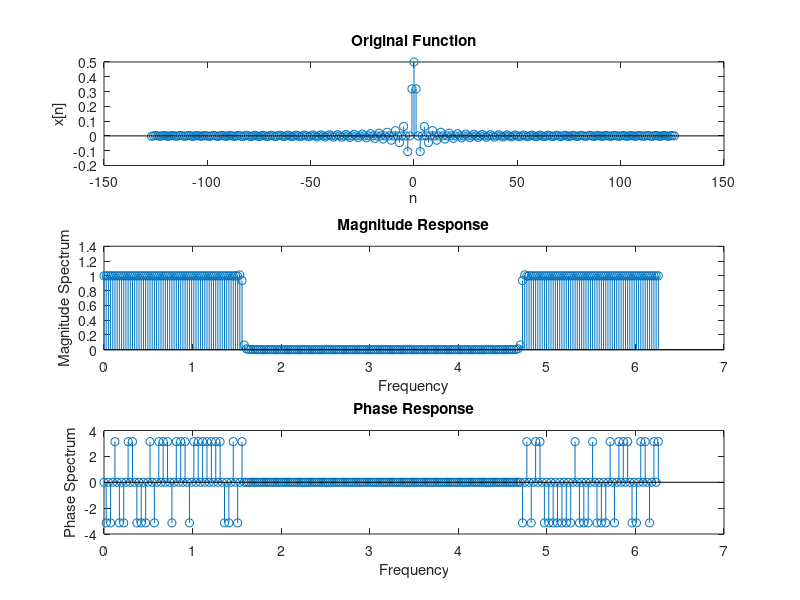

Write MATLAB code to recreate this figure.
%k = input('Enter value of k: ');
k=127;
n = -k:k-1;
z = 0.5*sinc(0.5*n);

subplot(3,1,1);
stem(n,z);
title('Original Function')
xlabel('n')
ylabel('x[n]')

Z = fft(z);
N = length(z);
W = (0:N-1)*(2*pi/N);

subplot(3,1,2)
stem(W,abs(Z));
%plot(W,abs(Z));
title('Magnitude Response')
xlabel('Frequency')
ylabel('Magnitude Spectrum')

subplot(3,1,3)
stem(W,angle(Z));
%plot(W,angle(Z));
title('Phase Response')
xlabel('Frequency')
ylabel('Phase Spectrum')
